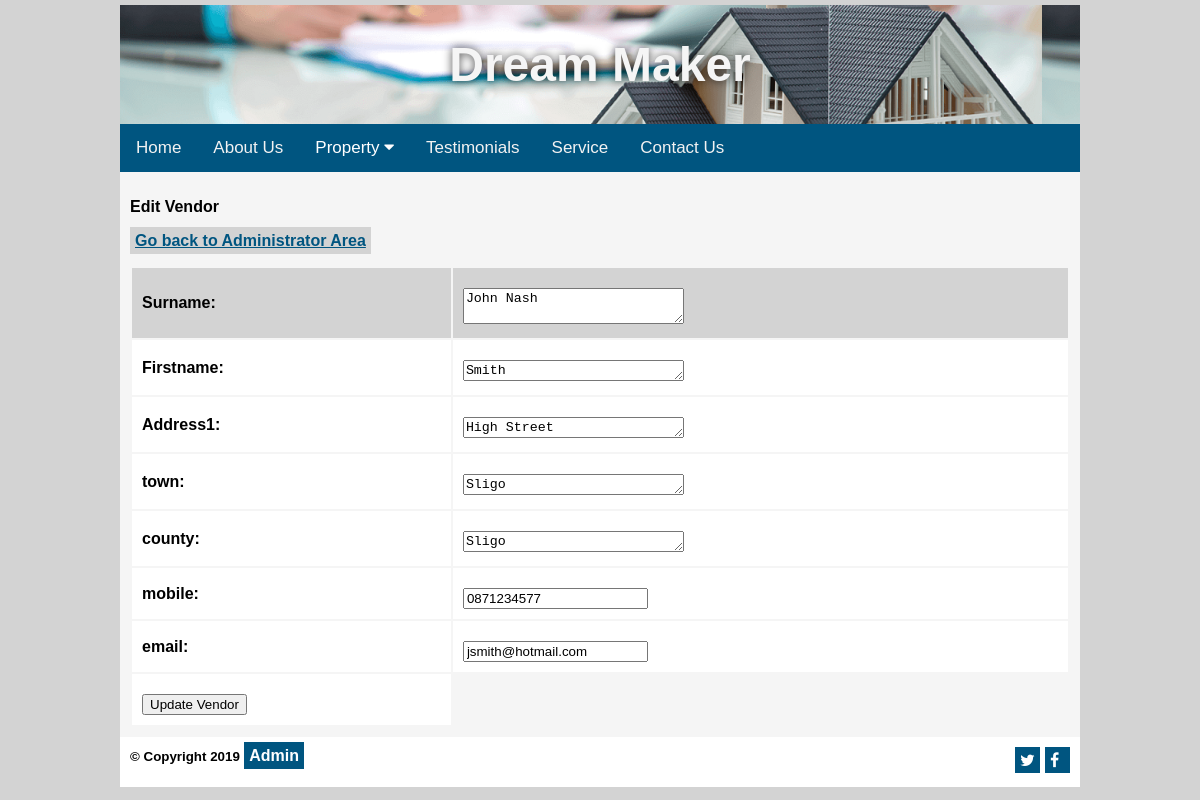
The app's page /editvendor.php?vendorid=2 with its own data.
### tables this page shows
CREATE TABLE `vendor` (
  `vendorid` int(11) NOT NULL,
  `surname` varchar(20) NOT NULL,
  `firstname` varchar(20) NOT NULL,
  `address1` varchar(50) NOT NULL,
  `town` varchar(20) NOT NULL,
  `county` varchar(20) NOT NULL,
  `mobile` varchar(20) NOT NULL,
  `email` varchar(20) NOT NULL
);

### editvendor.php (the view, shortened to what this page needs)
<!DOCTYPE HTML>
<html lang="en">
<head>
 <link rel="stylesheet" href="css/styles.css">
 </head>
<body>
<div id="container">
<div id="content">
<p><strong>Edit Vendor</p>
<a href="admin.php">Go back to Administrator Area</a>
<br>
<p>
<?php
require'connect.php';
$vendorid=$_GET["vendorid"];
mysqli_select_db($link,"property");
$sql="SELECT* FROM vendor WHERE vendorid=$vendorid";
$result=mysqli_query($link, $sql);
$row=mysqli_fetch_array($result);
    $surname=$row["surname"];
    $firstname=$row["firstname"];
    $address1=$row["address1"];
    $town=$row["town"];
    $county=$row["county"];
    $mobile=$row["mobile"];
    $email=$row["email"];
?>
<form method="post" action="processvendor.php">
    <table>
        <tr>
            <td>Surname:</td>
            <td>
                <textarea name="surname" rows="2" cols="25"><?php echo $surname; ?></textarea>
            </td>
        </tr>
        <tr>
            <td>Firstname:</td>
            <td>
                <textarea name="firstname" rows="1" cols="25"><?php echo $firstname; ?></textarea>
            </td>
        </tr>
        <tr>
            <td>Address1:</td>
            <td>
                <textarea name="address1" rows="1" cols="25"><?php echo $address1; ?></textarea>
            </td>
        </tr>
        <tr>
            <td>town:</td>
            <td>
                <textarea name="town" rows="1" cols="25"><?php echo $town; ?></textarea>
            </td>
        </tr>
        <tr>
            <td>county:</td>
            <td>
                <textarea name="county" rows="1" cols="25"><?php echo $county; ?></textarea>
            </td>
        </tr>
        <tr>
            <td>mobile:</td>
            <td><input type="number" name="mobile" value="<?php echo $mobile;?>"></td>
        </tr>
        <tr>
            <td>email:</td>
            <td><input type ="email" name="email" value="<?php echo $email;?>"></td>
        </tr>
        <tr>
            <td><input type="submit" name="submit" value="Update Vendor"></td>
        </tr>
    </table>
</form>
</div>
</div>
</body>
</html>

### css/styles.css (style rules this page uses)
body { background-color: lightgrey; background-size: 90%; margin:0;font-family:Arial, Helvetica, sans-serif; }
#container { margin: auto; width: 80%; background-image: url('banner10.png'); border: 5px solid lightgrey; }
.sitename h1 { text-align: center; font-size: 3rem; color: whitesmoke; text-shadow: 0 0 .625rem rgba(0,0,0,0.75); }
#content { background-color: whitesmoke ; padding: 10px; min-height: 300px; }
#content a { background-color:lightgrey; color:#005580; font-weight:bold; padding:5px; }
#footer { background-color: #ffffff; height: 30px; padding: 10px; }
#footer a { background-color: #005580; color: white; text-decoration:none; padding:5px; }
table td { padding: 10px; }
table { width: 100% }
table tr:nth-child(1) { background-color: lightgray; }
table tr { background-color:#FFFFFF; }
input, textarea { margin-top: 10px; }
.topnav { overflow: hidden; background-color: #005580; }
.topnav a { float: left; display: block; color: #f2f2f2; text-align: center; padding: 14px 16px; text-decoration: none; font-size: 17px; }
.dropdown { float: left; overflow: hidden; }
.dropdown .dropbtn { font-size: 17px; border: none; outline: none; color: white; padding: 14px 16px; background-color: inherit; font-family: inherit; margin: 0; }

### records on screen
vendor: surname "John Nash", firstname "Smith", address1 "High Street", town "Sligo", county "Sligo", mobile "0871234577", email "jsmith@hotmail.com"
